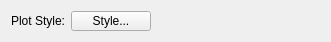
<?xml version="1.0" encoding="UTF-8"?>
<ui version="4.0">
 <class>ScatterStyleWidget</class>
 <widget class="QWidget" name="ScatterStyleWidget">
  <property name="geometry">
   <rect>
    <x>0</x>
    <y>0</y>
    <width>331</width>
    <height>42</height>
   </rect>
  </property>
  <property name="windowTitle">
   <string>Form</string>
  </property>
  <layout class="QGridLayout" name="gridLayout">
   <item row="0" column="0">
    <layout class="QHBoxLayout" name="horizontalLayout">
     <item>
      <widget class="QLabel" name="plotStyleLabel">
       <property name="maximumSize">
        <size>
         <width>100</width>
         <height>16777215</height>
        </size>
       </property>
       <property name="text">
        <string>Plot Style:</string>
       </property>
       <property name="alignment">
        <set>Qt::AlignRight|Qt::AlignTrailing|Qt::AlignVCenter</set>
       </property>
      </widget>
     </item>
     <item>
      <widget class="QPushButton" name="m_plotStylePushButton">
       <property name="minimumSize">
        <size>
         <width>75</width>
         <height>20</height>
        </size>
       </property>
       <property name="text">
        <string>Style...</string>
       </property>
      </widget>
     </item>
     <item>
      <spacer name="horizontalSpacer_8">
       <property name="orientation">
        <enum>Qt::Horizontal</enum>
       </property>
       <property name="sizeHint" stdset="0">
        <size>
         <width>40</width>
         <height>20</height>
        </size>
       </property>
      </spacer>
     </item>
    </layout>
   </item>
  </layout>
 </widget>
 <resources/>
 <connections/>
</ui>
